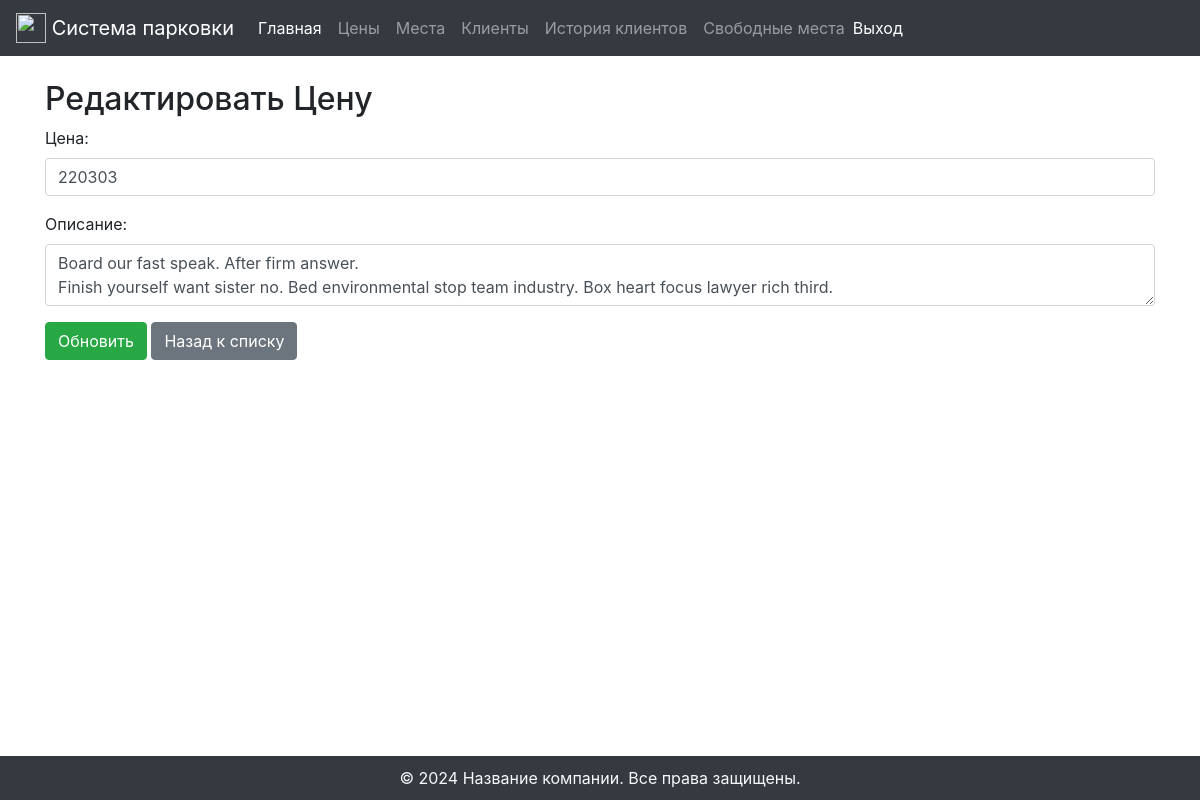
The page /prices/3005/update/ (signed in) on the database its author committed.
### pages/models.py (models this page shows, shortened)
class Price(models.Model):
    price = models.BigIntegerField()
    description = models.TextField()  # Assuming this is a text description; change the field type if it's not text

### pages/price_views.py (the view)
# urls.py: path('prices/<int:pk>/update/', PriceUpdateView.as_view(), name='price-update'),
@method_decorator(staff_member_required_or_404, name='dispatch')
class PriceUpdateView(UpdateView):
    model = Price
    fields = ['price', 'description']
    context_object_name = 'price'
    template_name = 'prices/price_form.html'
    success_url = reverse_lazy('price-list')

### pages/requireds.py (called while the page is built)
def staff_member_required_or_404(view_func):
    def _wrapped_view(request, *args, **kwargs):
        if request.user.is_staff:
            return view_func(request, *args, **kwargs)
        else:
            return HttpResponseNotFound('Not found')
    return _wrapped_view

### templates/prices/price_form.html (shortened to what this page needs)
{% extends 'base.html' %}
{% block content %}
<h2>{% if object %}Редактировать Цену{% else %}Добавить Цену{% endif %}</h2>
<form method="post">
    <div class="form-group">
        <label for="id_price">Цена:</label>
        <input type="number" name="price" id="id_price" value="{{ object.price }}" class="form-control" required>
    </div>
    <div class="form-group">
        <label for="id_description">Описание:</label>
        <textarea name="description" id="id_description" class="form-control" required>{{ object.description }}</textarea>
    </div>
    <button type="submit" class="btn btn-success">{{ object|yesno:"Обновить,Создать" }}</button>
    <a href="{% url 'price-list' %}" class="btn btn-secondary">Назад к списку</a>
</form>
{% endblock %}

### templates/base.html (style rules this page uses)
body, html { height: 100%; }

### rows shown on the page
Price: price "220303", description "Board our fast speak. After firm answer. Finish yourself want sister no. Bed environmental stop team industry. Box heart focus lawyer rich third."

### other values the page prints
{{ object|yesno:"Обновить,Создать" }} "Обновить"
